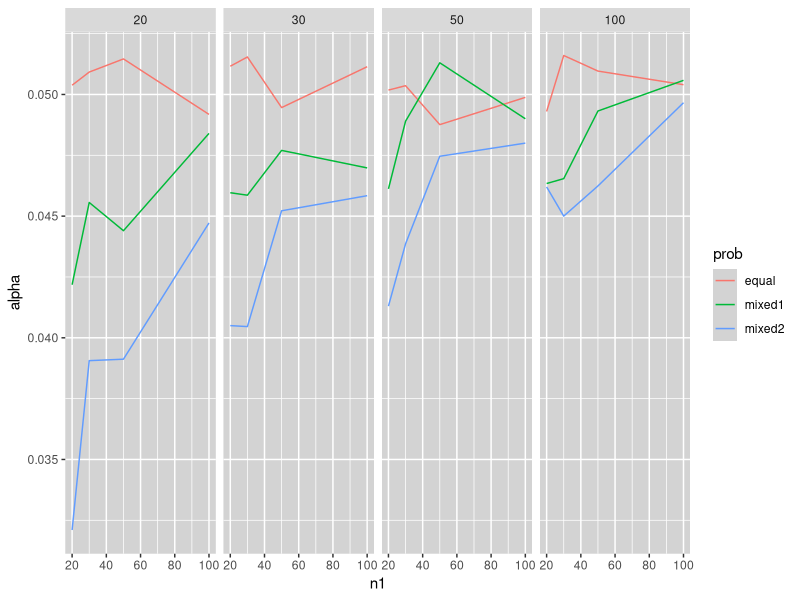

Here is the R script that generated this plot:
library(ggplot2)

# Setup
p1 <- c(1/3, 1/3, 1/3)
p2 <- c(1/10, 3/10, 6/10)
p3 <- c(1/10, 1/10, 8/10)
n1 <- c(20, 30, 50, 100)
n2 <- c(20, 30, 50, 100)

# Create a dataframe to store the results for each sample size and multinomial values
results <- data.frame(n1 = rep(rep(c(20,30,50,100), each = 4), 3),
                      n2 = rep(rep(c(20,30,50,100), 4), 3),
                      prob =  rep(c("equal", "mixed1", "mixed2"), each = 16),
                      alpha = 0
                      )
row <- 0 
for (size1 in n1){
  for (size2 in n2){
    row <- row + 1
    comparisons <- replicate(50000, {data1 <- rmultinom(n = 1, size = size1, prob = p1)# Get 1 random multinomial for a size in n1 and for each probability in p1
                      data2 <- rmultinom(n = 1, size = size2, prob = p1) # Get 1 random multinomial for a size in n1 and for each probability in p1
                      combined <- cbind(data1, data2) # Combine the two random multinomials into a dataframe
                      observed <- t(combined) # Transpose the dataframe so each row is the multinomial
                      colSum <- colSums(observed) # Get the total values in each of the 3 columns
                      probs <- colSum / (size1 + size2) # Get the probability of each column based on the observed values 
                      row1Expected <- size1*probs # Calculate the expected value for each column in row 1
                      row2Expected <- size2*probs # Calculate the expected value for each column in row 2
                      # Create a dataframe to store the expected counts for each cell
                      # If the expected value is 0, then make it 0.5 to avoid NaN values
                      expected <- rbind(replace(row1Expected, row1Expected == 0, 0.5),
                                        replace(row2Expected, row2Expected == 0, 0.5))
                      # Calculate the Pearson value based on the expected and observed values
                      chiSq <- sum((observed - expected)^2/expected)
                      cutoff <- qchisq(p = 0.95,df = 2) # Calculate the cutoff, df = 2 since (col-1)(row-1) = (3-1)(2-1) = 2
                      chiSq >= cutoff}) # Calculate if the test statistic is greater than the cutoff
    
    alpha <- mean(comparisons) # Get the average value of the 50000 comparisons
    results[row, "alpha"] <- alpha # Store the value in the results data frame based on the current row index
  }
}
# Repeat the above process for the probabilities p2
for (size1 in n1){
  for (size2 in n2){
    row <- row + 1
    comparisons <- replicate(50000, {data1 <- rmultinom(n = 1, size = size1, prob = p2)
                      data2 <- rmultinom(n = 1, size = size2, prob = p2)
                      
                      combined <- cbind(data1, data2)
                      observed <- t(combined)
                      colSum <- colSums(observed)
                      probs <- colSum / (size1 + size2) 
                      row1Expected <- size1*probs
                      row2Expected <- size2*probs
                      expected <- rbind(replace(row1Expected, row1Expected == 0, 0.5),
                                        replace(row2Expected, row2Expected == 0, 0.5))
                      chiSq <- sum((observed - expected)^2/expected)
                      cutoff <- qchisq(p = 0.95,df = 2)
                      chiSq >= cutoff})
    alpha <- mean(comparisons) # Get the average value of the 50000 comparisons
    results[row, "alpha"] <- alpha
  }
}
# Repeat the above process for probabilities p3
for (size1 in n1){
  for (size2 in n2){
    row <- row + 1
    comparisons <- replicate(50000, {data1 <- rmultinom(n = 1, size = size1, prob = p3)
                      data2 <- rmultinom(n = 1, size = size2, prob = p3)
                      
                      combined <- cbind(data1, data2)
                      observed <- t(combined)
                      colSum <- colSums(observed)
                      probs <- colSum / (size1 + size2) 
                      row1Expected <- size1*probs
                      row2Expected <- size2*probs
                      expected <- rbind(replace(row1Expected, row1Expected == 0, 0.5),
                                        replace(row2Expected, row2Expected == 0, 0.5))
                      chiSq <- sum((observed - expected)^2/expected)
                      cutoff <- qchisq(p = 0.95,df = 2)
                      chiSq >= cutoff})
    alpha <- mean(comparisons)
    results[row, "alpha"] <- alpha
  }
}

ggplot() + 
  geom_line(data = results, aes(x = n1, y = alpha, color = prob)) +
  #scale_color_discrete(name = "prob", labels = c("equal", "mixed1", "mixed2")) +
  facet_grid(~n2) + 
  theme(panel.background = element_rect(fill = "lightgray"))